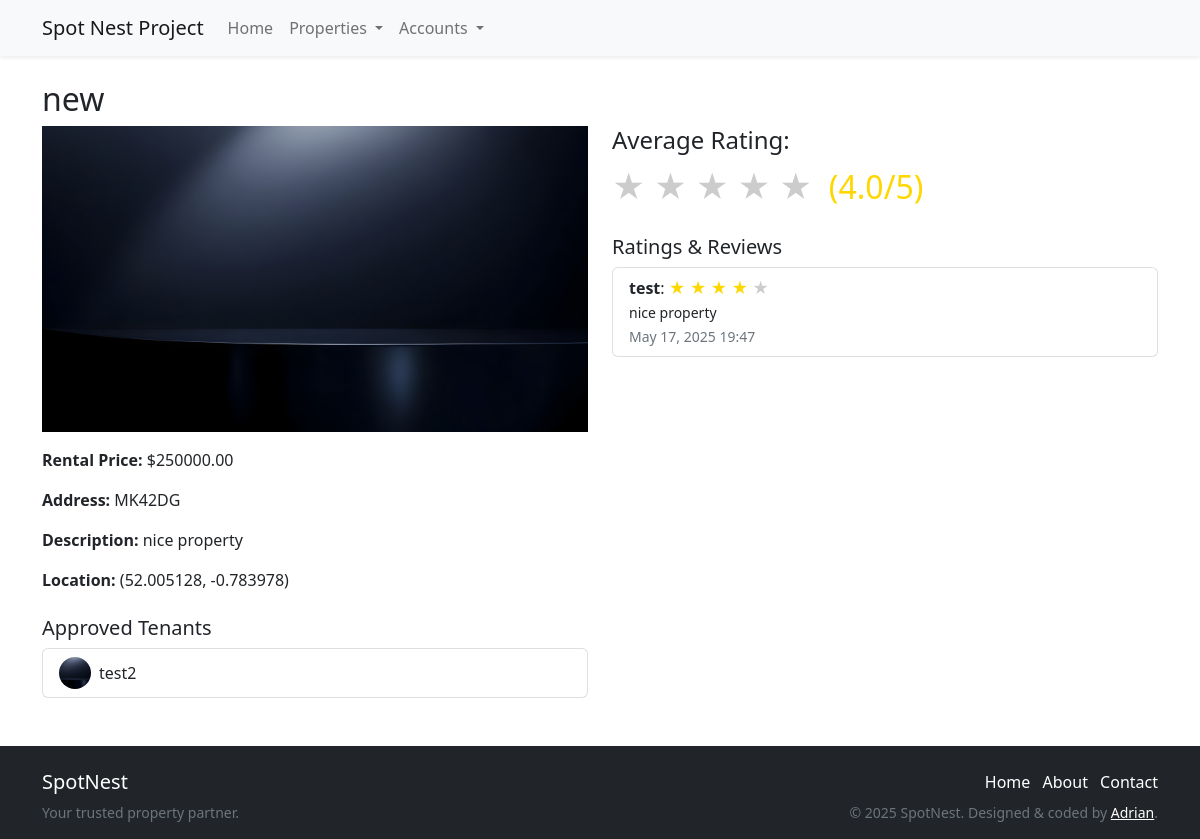
Page /property/1/ on the committed database.
### property_module/models.py (models this page shows, shortened)
class Property(models.Model):
    landlord = models.ForeignKey(CustomUser, on_delete=models.CASCADE, related_name='properties')
    title = models.CharField(max_length=255)
    description = models.TextField()
    rental_price = models.DecimalField(max_digits=10, decimal_places=2)
    address = models.CharField(max_length=255)
    latitude = models.FloatField()
    longitude = models.FloatField()
    image = models.ImageField(upload_to='property_images/', blank=True, null=True)
    created_at = models.DateTimeField(auto_now_add=True)
    def average_rating(self):
        ratings = self.ratings.all()
        if ratings.exists():
            return round(sum(r.rating for r in ratings) / ratings.count(), 2)
        return None

class PropertyRating(models.Model):
    property = models.ForeignKey(Property, on_delete=models.CASCADE, related_name='ratings')
    user = models.ForeignKey(CustomUser, on_delete=models.CASCADE)
    rating = models.PositiveSmallIntegerField(choices=[(i, i) for i in range(1, 6)])
    comment = models.TextField(blank=True)
    created_at = models.DateTimeField(auto_now_add=True)
    class Meta:
        unique_together = ('property', 'user')

### users_module/models.py (models this page shows, shortened)
class CustomUser(AbstractUser):
    USER_TYPE_CHOICES = (
        ('landlord', 'Landlord'),
        ('tenant', 'Tenant'),
    )
    user_type = models.CharField(max_length=10, choices=USER_TYPE_CHOICES, default='tenant')
    age = models.PositiveIntegerField(null=True, blank=True)
    about = models.TextField(blank=True, null=True)  # Field for bio or property description
    profile_image = models.ImageField(upload_to='profile_images/', blank=True, null=True)
    hashtags = models.CharField(max_length=255, blank=True, null=True, help_text='Comma-separated hashtags')
    orientation = models.CharField(max_length=50, blank=True, null=True)
    income = models.DecimalField(max_digits=10, decimal_places=2, blank=True, null=True)

### property_module/views.py (the view, shortened to what this page needs)
# urls.py: path('<int:pk>/', property_detail_view, name='property_detail'),
def property_detail_view(request, pk):
    property_obj = get_object_or_404(Property, pk=pk)
    ratings = property_obj.ratings.select_related('user').all()
    avg_rating = property_obj.average_rating() or 0
    show_review_form = False
    review_form = None
    user_review = None
    show_request_button = False
    request_status = None
    user_property_request = None
    approved_tenants = [req.tenant for req in property_obj.requests.filter(status='approved').select_related('tenant')]
    if request.method == 'POST' and 'request_submit' in request.POST and show_request_button:
        PropertyRequest.objects.create(property=property_obj, tenant=request.user, status='pending')
        return redirect('module_property:property_detail', pk=property_obj.pk)
    return render(request, 'property_module/property_detail.html', {
        'property': property_obj,
        'ratings': ratings,
        'avg_rating': avg_rating,
        'show_review_form': show_review_form,
        'review_form': review_form,
        'user_review': user_review,
        'show_request_button': show_request_button,
        'request_status': request_status,
        'user_property_request': user_property_request,
        'approved_tenants': approved_tenants,
    })

### spotnest_project_content/templates/property_module/property_detail.html (shortened to what this page needs)
{% extends 'base.html' %}
{% block content %}
    {% load extra_filters %}
    <div class="container mt-4">
        <h2>{{ property.title }}</h2>
        <div class="row">
            <div class="col-md-6">
                {% if property.image %}
                    <img src="{{ property.image.url }}" class="img-fluid mb-3" alt="Property image">
                {% else %}
                    <img src="https://via.placeholder.com/500x300?text=No+Image" class="img-fluid mb-3" alt="No image">
                {% endif %}
                <p><strong>Rental Price:</strong> ${{ property.rental_price }}</p>
                <p><strong>Address:</strong> {{ property.address }}</p>
                <p><strong>Description:</strong> {{ property.description }}</p>
                <p><strong>Location:</strong> ({{ property.latitude }}, {{ property.longitude }})</p>
                {% if approved_tenants %}
                    <div class="mt-4">
                        <h5>Approved Tenants</h5>
                        <ul class="list-group">
                            {% for tenant in approved_tenants %}
                            <li class="list-group-item d-flex align-items-center">
                                {% if tenant.profile_image %}
                                    <img src="{{ tenant.profile_image.url }}" class="rounded-circle me-2" style="width:32px; height:32px; object-fit:cover;">
                                {% else %}
                                    <img src="https://via.placeholder.com/32?text=No+Img" class="rounded-circle me-2" style="width:32px; height:32px; object-fit:cover;">
                                {% endif %}
                                <span>{{ tenant.username }}</span>
                            </li>
                            {% endfor %}
                        </ul>
                    </div>
                {% endif %}
            </div>
            <div class="col-md-6">
                <h4>Average Rating:</h4>
                <div style="font-size: 2rem; color: #FFD700;">
                    <span>{% if avg_rating|floatformat:0 >= 1 %}&#9733;{% else %}<span style="color: #ccc;">&#9733;</span>{% endif %}</span>
                    <span>{% if avg_rating|floatformat:0 >= 2 %}&#9733;{% else %}<span style="color: #ccc;">&#9733;</span>{% endif %}</span>
                    <span>{% if avg_rating|floatformat:0 >= 3 %}&#9733;{% else %}<span style="color: #ccc;">&#9733;</span>{% endif %}</span>
                    <span>{% if avg_rating|floatformat:0 >= 4 %}&#9733;{% else %}<span style="color: #ccc;">&#9733;</span>{% endif %}</span>
                    <span>{% if avg_rating|floatformat:0 >= 5 %}&#9733;{% else %}<span style="color: #ccc;">&#9733;</span>{% endif %}</span>
                    <span class="ms-2">({{ avg_rating }}/5)</span>
                </div>
                <h5 class="mt-4">Ratings & Reviews</h5>
                {% if ratings %}
                    <ul class="list-group">
                        {% for rating in ratings %}
                            <li class="list-group-item">
                                <strong>{{ rating.user.username }}</strong>:
                                <span style="color: #FFD700;">
                                    <span>{% if rating.rating >= 1 %}&#9733;{% else %}<span style="color: #ccc;">&#9733;</span>{% endif %}</span>
                                    <span>{% if rating.rating >= 2 %}&#9733;{% else %}<span style="color: #ccc;">&#9733;</span>{% endif %}</span>
                                    <span>{% if rating.rating >= 3 %}&#9733;{% else %}<span style="color: #ccc;">&#9733;</span>{% endif %}</span>
                                    <span>{% if rating.rating >= 4 %}&#9733;{% else %}<span style="color: #ccc;">&#9733;</span>{% endif %}</span>
                                    <span>{% if rating.rating >= 5 %}&#9733;{% else %}<span style="color: #ccc;">&#9733;</span>{% endif %}</span>
                                </span>
                                <br>
                                <small>{{ rating.comment }}</small>
                                <br>
                                <small class="text-muted">{{ rating.created_at|date:"M d, Y H:i" }}</small>
                            </li>
                        {% endfor %}
                    </ul>
                {% else %}
                    <p>No ratings yet.</p>
                {% endif %}
            </div>
        </div>
    </div>
{% endblock %}

### spotnest_project_content/templates/base.html (shortened to what this page needs)
{% load static %}
<!DOCTYPE html>
<html lang="en">{% load static %}
<head>
    <link rel="stylesheet" href="https://use.fontawesome.com/releases/v5.7.1/css/all.css"
>
<link rel="stylesheet" href="https://cdnjs.cloudflare.com/ajax/libs/bootstrap/5.2.2/css/bootstrap-grid.min.css" />
<link rel="stylesheet" href="https://cdnjs.cloudflare.com/ajax/libs/bootstrap/5.2.2/css/bootstrap.min.css" />
<link rel="stylesheet" href="https://cdnjs.cloudflare.com/ajax/libs/font-awesome/6.7.2/css/all.min.css" />
</head>
<body class="landing-page sidebar-collapse">
{% include 'navbar.html' %}
<div class="wrapper">
    {% block content %}
    {% endblock %}
    {% include 'footer.html' %}
</div>
</body>
</html>

### spotnest_project_content/templates/navbar.html (shortened to what this page needs)
{% load static %}
<nav class="navbar navbar-expand-lg navbar-light bg-light shadow-sm">
    <div class="container">
        <a class="navbar-brand" href="/">Spot Nest Project</a>
        <div class="collapse navbar-collapse" id="navbarSupportedContent">
            <ul class="navbar-nav me-auto mb-2 mb-lg-0">
                <li class="nav-item">
                    <a class="nav-link" href="/">Home</a>
                </li>
                <li class="nav-item dropdown">
                    <a class="nav-link dropdown-toggle" href="#" id="propertiesDropdown" role="button" data-bs-toggle="dropdown" aria-expanded="false">
                        Properties
                    </a>
                </li>
                <li class="nav-item dropdown">
                    <a class="nav-link dropdown-toggle" href="#" id="accountsDropdown" role="button" data-bs-toggle="dropdown" aria-expanded="false">
                        Accounts
                    </a>
                </li>
            </ul>
        </div>
    </div>
</nav>

### spotnest_project_content/templates/footer.html (shortened to what this page needs)
<footer class="bg-dark text-white pt-4 pb-3 mt-5">
  <div class="container text-center text-md-start">
    <div class="row align-items-center">
      <div class="col-md-6 mb-3 mb-md-0">
        <h5 class="mb-2">SpotNest</h5>
        <p class="text-muted small mb-0">Your trusted property partner.</p>
      </div>
      <div class="col-md-6 text-md-end">
        <ul class="list-inline mb-2">
          <li class="list-inline-item">
            <a href="#" class="text-white text-decoration-none">Home</a>
          </li>
          <li class="list-inline-item">
            <a href="#" class="text-white text-decoration-none">About</a>
          </li>
          <li class="list-inline-item">
            <a href="#" class="text-white text-decoration-none">Contact</a>
          </li>
        </ul>
        <div class="text-muted small">
          &copy; <span id="copyright-year"></span> SpotNest. Designed & coded by <a href="#" class="text-white">Adrian</a>.
        </div>
      </div>
    </div>
  </div>
</footer>

### rows in the picture
Property: title "new", image (picture), rental_price "250000.00", address "MK42DG", description "nice property", latitude "52.005128", longitude "-0.783978"
CustomUser: profile_image (picture), username "test2"
PropertyRating: user.username "test", comment "nice property", created_at "May 17, 2025 19:47"

### other values in the picture
{{ avg_rating }} "4.0"
